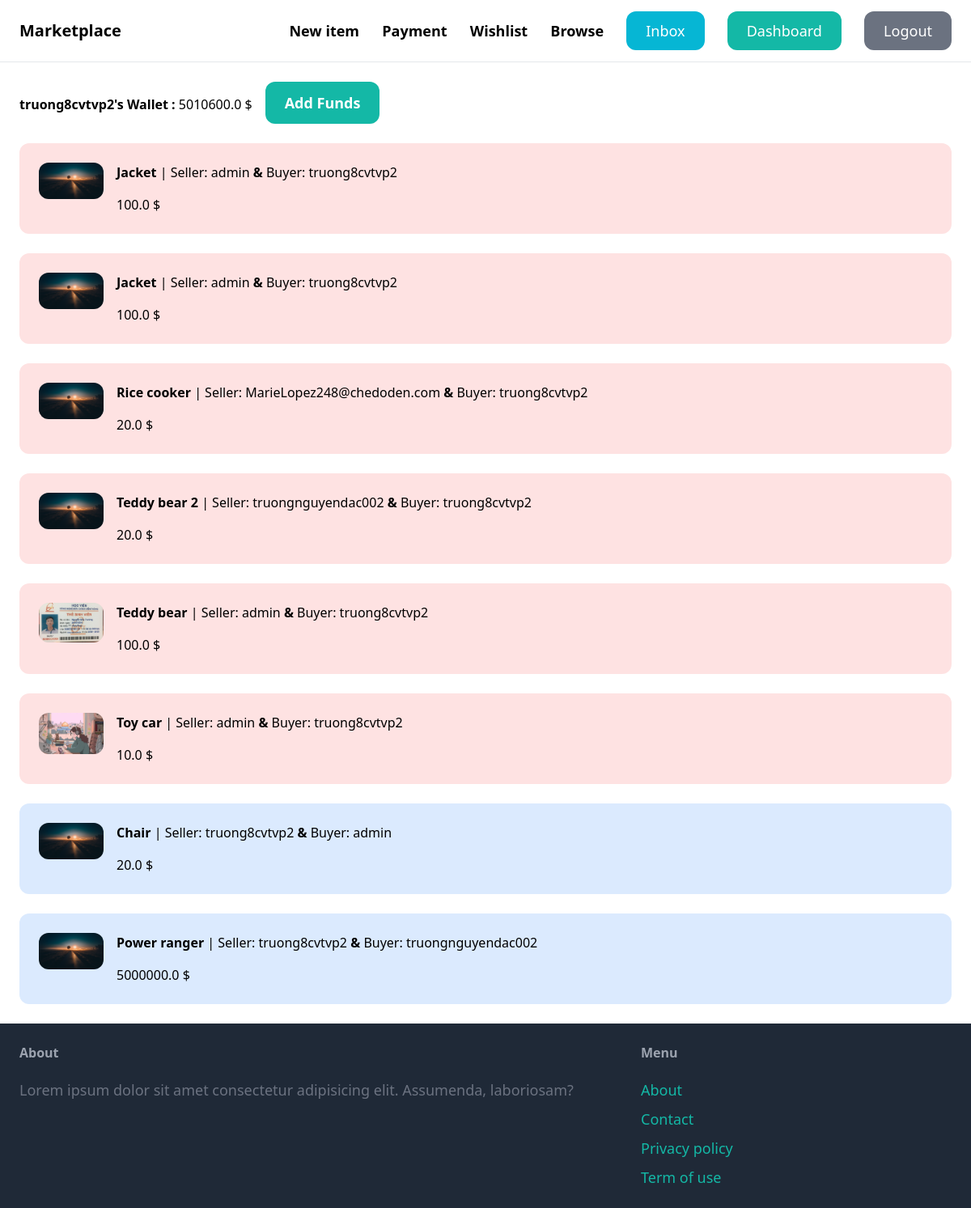
Page /payment/ (signed in) on the committed database.
### payment/models.py (models this page shows, shortened)
class Wallet(models.Model):
    user = models.ForeignKey(User, related_name='wallet', on_delete=models.CASCADE)
    balance = models.FloatField(default=100000)
    def __str__(self):
        return f"{self.user.username}'s Wallet"

class Transaction(models.Model):
    buyer = models.ForeignKey(User, related_name='buyer', on_delete=models.CASCADE)
    seller = models.ForeignKey(User, related_name='seller', on_delete=models.CASCADE)
    item = models.ForeignKey(Item, on_delete=models.CASCADE)
    amount = models.FloatField()
    created_at = models.DateTimeField(auto_now_add=True)

### item/models.py (models this page shows)
class Item(models.Model):
    name = models.CharField(max_length=255)
    category = models.ForeignKey(Category, related_name='items', on_delete=models.CASCADE)
    description = models.TextField(blank=True, null=True)
    price = models.FloatField()
    image = models.ImageField(upload_to='item_images', blank=True, null=True)
    is_sold = models.BooleanField(default=False)
    created_by = models.ForeignKey(User, related_name= 'items', on_delete= models.CASCADE)
    created_at = models.DateTimeField(auto_now_add=True)
    def __str__(self) -> str:
        return self.name

### payment/views.py (the view)
# urls.py: path('', views.detail, name = 'detail'),
@login_required
def detail(request):
    user = request.user
    wallet = Wallet.objects.filter(user=request.user).first()
    if wallet is None:
        wallet = Wallet.objects.create(user=request.user)
    transactions = Transaction.objects.filter(Q(buyer=user) | Q(seller=user)).all()
    return render(request, 'payment/index.html', context={
        'wallet':wallet,
        'transactions':transactions,
    })

### payment/templates/payment/index.html (shortened to what this page needs)
{% extends "core/base.html" %}
{% block content %}
    <div class="flex">
        <div >
            <h1 class="pt-4"><strong>{{wallet}} :</strong>  {{wallet.balance}} $</h1>
        </div>
        <div >
            <a href="{% url "payment:confirm" wallet.id %}" class="inline-block ml-4 mb-6 px-6 py-3 text-lg font-semibold bg-teal-500 text-white hover:bg-teal-700 rounded-xl">Add Funds</a>
        </div>
    </div>
    <div class="space-y-6">
        {% for transaction in transactions %}
            <div class="p-6 flex {% if transaction.buyer == request.user %}bg-red-100{% else %}bg-blue-100{% endif %} rounded-xl">
                <div>
                    <img class="w-20 rounded-xl mr-4" src="{{transaction.item.image.url}}" alt="">
                </div>
                <div>
                    <p class="mb-4"><strong> {{ transaction.item }}</strong> | Seller: {{ transaction.seller }} <strong>&</strong> Buyer: {{transaction.buyer}} </p>
                    <p>{{ transaction.amount }} $</p>
                </div>
            </div>
        {% endfor %}
    </div>
{% endblock content %}

### rows in the picture
Wallet: user.username "truong8cvtvp2's Wallet", balance "5010600.0"
Transaction: item.image (picture)
Transaction: item.image (picture)
Transaction: item.image (picture)
Transaction: item.image (picture)
Transaction: item.image (picture)
Transaction: item.image (picture)
Transaction: item.image (picture)
Transaction: item.image (picture)
